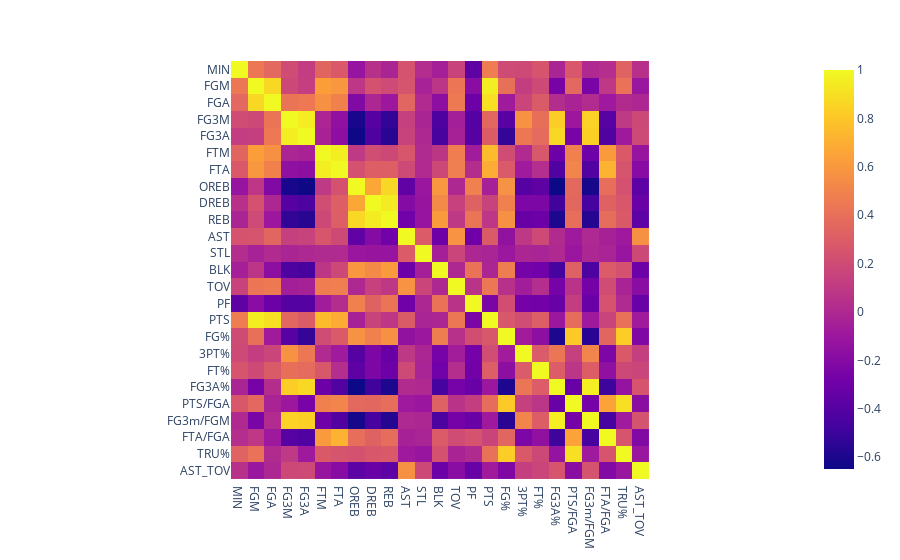

Notebook code for this chart:
### Markdown cell above
## Which player stats are correlated with each other?

### Code cell
data_per_min = data.groupby(['PLAYER', 'PLAYER_ID', 'Year'])[total_cols].sum().reset_index()
for col in data_per_min.columns[4:]:
    data_per_min[col] = data_per_min[col]/data_per_min['MIN']

data_per_min['FG%'] = data_per_min['FGM']/data_per_min['FGA']
data_per_min['3PT%'] = data_per_min['FG3M']/data_per_min['FG3A']
data_per_min['FT%'] = data_per_min['FTM']/data_per_min['FTA']
data_per_min['FG3A%'] = data_per_min['FG3A']/data_per_min['FGA']
data_per_min['PTS/FGA'] = data_per_min['PTS']/data_per_min['FGA']
data_per_min['FG3m/FGM'] = data_per_min['FG3M']/data_per_min['FGM']
data_per_min['FTA/FGA'] = data_per_min['FTA']/data_per_min['FGA']
data_per_min['TRU%'] = 0.5*data_per_min['PTS']/(data_per_min['FGA']+0.475*data_per_min['FTA'])
data_per_min['AST_TOV'] = data_per_min['AST']/data_per_min['TOV']

data_per_min = data_per_min[data_per_min['MIN']>=50]
data_per_min.drop(columns='PLAYER_ID', inplace=True)

fig = px.imshow(data_per_min.corr())

fig.show()

### Figure 1 — Plotly figure (JSON) as saved in the notebook; plotly's stock layout.template omitted (floating-point values rounded to 4 significant figures; data arrays with more than 128 entries replaced by an {"elided": "..."} marker saying what was removed)
{"data": [{"coloraxis": "coloraxis", "hovertemplate": "x: %{x}<br>y: %{y}<br>color: %{z}<extra></extra>", "name": "0", "type": "heatmap", "x": ["MIN", "FGM", "FGA", "FG3M", "FG3A", "FTM", "FTA", "OREB", "DREB", "REB", "AST", "STL", "BLK", "TOV", "PF", "PTS", "FG%", "3PT%", "FT%", "FG3A%", "PTS/FGA", "FG3m/FGM", "FTA/FGA", "TRU%", "AST_TOV"], "xaxis": "x", "y": ["MIN", "FGM", "FGA", "FG3M", "FG3A", "FTM", "FTA", "OREB", "DREB", "REB", "AST", "STL", "BLK", "TOV", "PF", "PTS", "FG%", "3PT%", "FT%", "FG3A%", "PTS/FGA", "FG3m/FGM", "FTA/FGA", "TRU%", "AST_TOV"], "yaxis": "y", "z": {"elided": "25x25 float values"}}], "layout": {"autosize": true, "coloraxis": {"colorscale": [[0, "#0d0887"], [0.1111, "#46039f"], [0.2222, "#7201a8"], [0.3333, "#9c179e"], [0.4444, "#bd3786"], [0.5556, "#d8576b"], [0.6667, "#ed7953"], [0.7778, "#fb9f3a"], [0.8889, "#fdca26"], [1, "#f0f921"]]}, "margin": {"t": 60}, "xaxis": {"anchor": "y", "autorange": true, "constrain": "domain", "domain": [0, 1], "range": [-0.5, 24.5], "scaleanchor": "y", "type": "category"}, "yaxis": {"anchor": "x", "autorange": true, "constrain": "domain", "domain": [0.002273, 0.9977], "range": [24.5, -0.5], "type": "category"}}}
